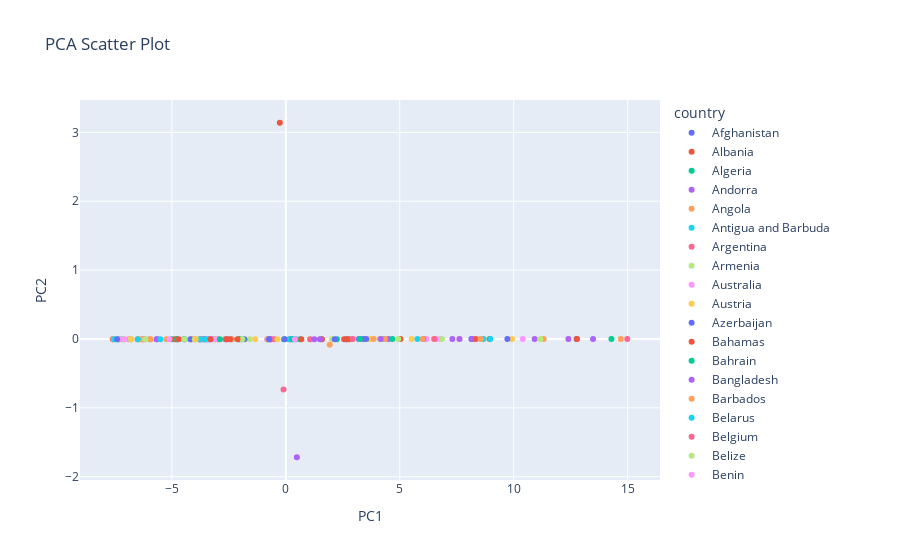

This figure's notebook cell:
### Code cell
# Create a scatter plot of the first two principal components
fig = px.scatter(df_pca, x='PC1', y='PC2', color = 'country',
                 title='PCA Scatter Plot')
fig.show()
